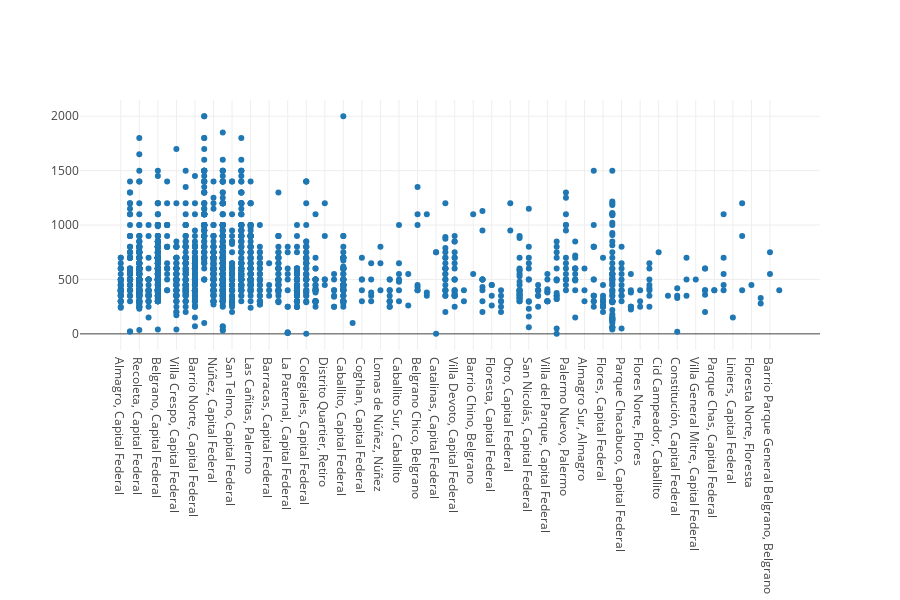

Notebook code cell kept with this figure:
### Code cell
fig = go.Figure()
fig.add_trace(go.Scatter(x = df_usd["Location"],y = df_usd["Price"], mode = "markers"))
fig.update_layout(template = None, height = 600, margin = {'b':250})

### Figure 1 — Plotly figure (JSON) as saved in the notebook; plotly's stock layout.template omitted (floating-point values rounded to 4 significant figures; data arrays with more than 128 entries replaced by an {"elided": "..."} marker saying what was removed)
{"data": [{"mode": "markers", "type": "scatter", "x": {"elided": "2089 str values"}, "y": {"elided": "2089 int values"}}], "layout": {"height": 600, "margin": {"b": 250}}}
